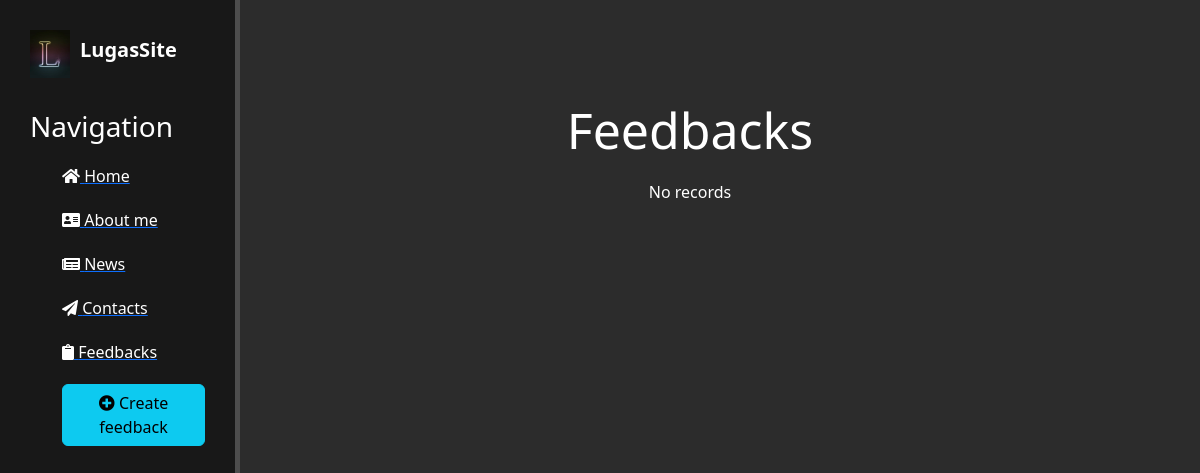
The app's page /feedback/, older data.
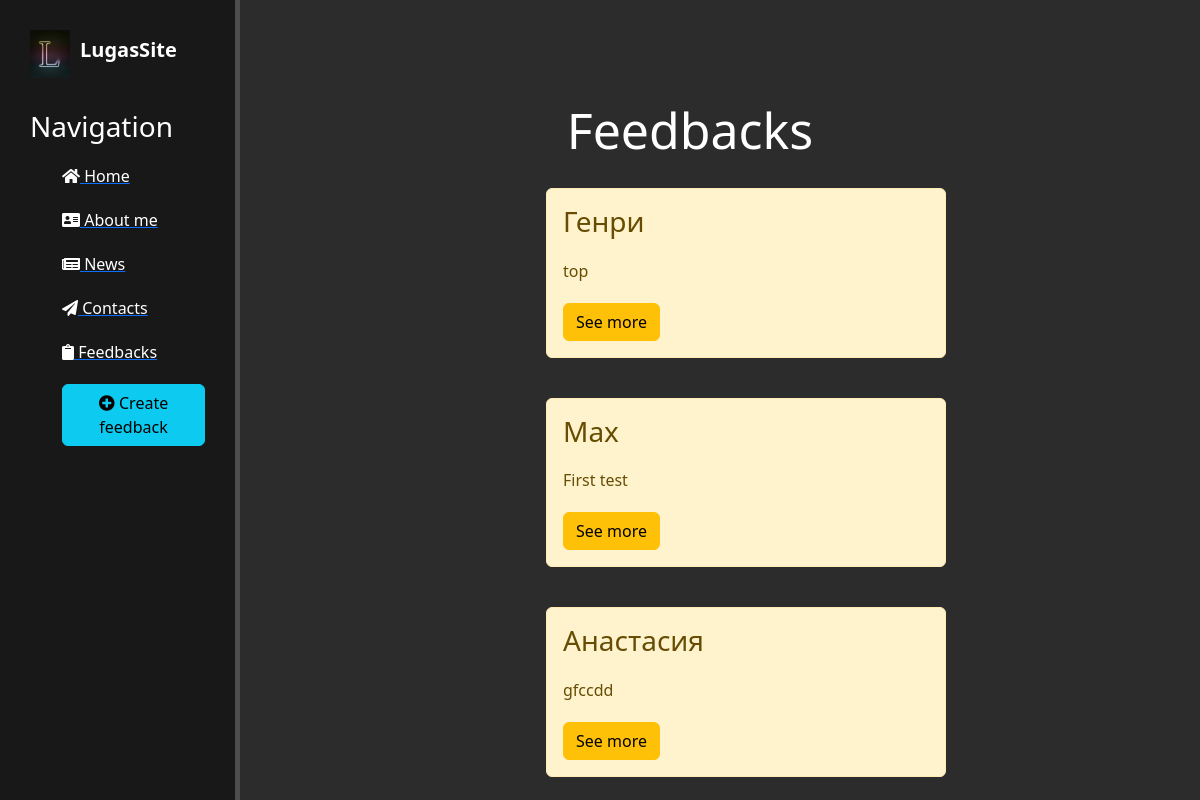
The same page, newer data.
### feedback/models.py (models this page shows, shortened)
class Feedback(models.Model):
    name = models.CharField('Name', max_length=50)
    email = models.EmailField('Email', max_length=250)
    content = models.TextField('Feedback')
    date = models.DateField('Feedback date')
    class Meta:
        verbose_name = 'Feedback'
        verbose_name_plural = 'Feedbacks'

### feedback/views.py (the view)
def feedback_home(request):
    feedback = Feedback.objects.order_by('-date')
    return render(request, 'feedback/feedback_home.html', {'feedback': feedback})

### feedback/templates/feedback/feedback_home.html (shortened to what this page needs)
{% extends 'main/layout.html' %}
{% block content %}
    <div class="features">
        <h1>Feedbacks</h1>
        {% if feedback %}
            {% for el in feedback %}
                <div class="alert alert-warning">
                    <h3>{{ el.name }}</h3>
                    <p>{{ el.content }}</p>
                    <a href="{% url 'feedback-detail' el.id %}" class="btn btn-warning">See more</a>
                </div>
            {% endfor %}
        {% else %}
            <p>No records</p>
        {% endif %}
    </div>
{% endblock %}

### main/templates/main/layout.html (shortened to what this page needs)
{% load static %}
<!doctype html>
<html lang="en">
<head>
    <link rel="stylesheet" href="https://cdn.jsdelivr.net/npm/bootstrap@5.2.3/dist/css/bootstrap.min.css">
    <link rel="stylesheet" href="{% static 'main/css/main.css' %}">
    <link rel="stylesheet" href="https://use.fontawesome.com/releases/v5.8.2/css/all.css">
</head>
<body>
    <aside>
        <img src="{% static 'main/img/LetterL.jpg' %}" alt="Logo">
        <span class="logo">LugasSite</span>
        <h3>Navigation</h3>
        <ul>
            <a href="{% url 'home' %}"><li><i class="fas fa-home"></i> Home</li></a>
            <a href="{% url 'about' %}"><li><i class="fas fa-address-card"></i> About me</li></a>
            <a href="{% url 'news_home' %}"><li><i class="fas fa-newspaper"></i> News</li></a>
            <a href=""><li><i class="fas fa-paper-plane"></i> Contacts</li></a>
            <a href="{% url 'feedback_home' %}"><li><i class="fas fa-clipboard"></i> Feedbacks</li></a>
            <a href="{% url 'create_feedback' %}"><li><button class="btn btn-info"><i class="fas fa-plus-circle"></i> Create feedback</button></li></a>
        </ul>
    </aside>
    <main>
        {% block content %}
        {% endblock %}
    </main>
</body>
</html>

### main/static/main/css/main.css (style rules this page uses)
body { background: #2c2c2c; }
aside { float: left; background: #181818; width: 20%; padding: 2.5%; height: 100vh; color: #fff; border-right: 5px solid #4d4d4d; }
aside img { width: 40px; float: left; }
aside .logo { font-size: 20px; margin-left: 10px; font-weight: bold; position: relative; top: 5px; }
aside h3 { margin-top: 50px; font-size: 28px; }
aside ul { list-style: none }
aside ul li { color: #fff; display: block; margin-top: 20px; transition: transform .6s ease; }
main .features { float: left; color: #fff; margin-top: 100px; text-align: center; width: 75%; }
main .features h1 { font-size: 50px; }
main .features p { max-width: 400px; margin: 20px auto; }
.alert-warning { float: left; clear: both; width: 400px; margin: 20px 34%; text-align: left; }

Row changes from the older to the newer data that the page shows:
added Feedback: name "Генри", content "top"
added Feedback: name "Max", content "First test"
added Feedback: name "Анастасия", content "gfccdd"
Text that changed along with them:
text no longer shown: "No records"
